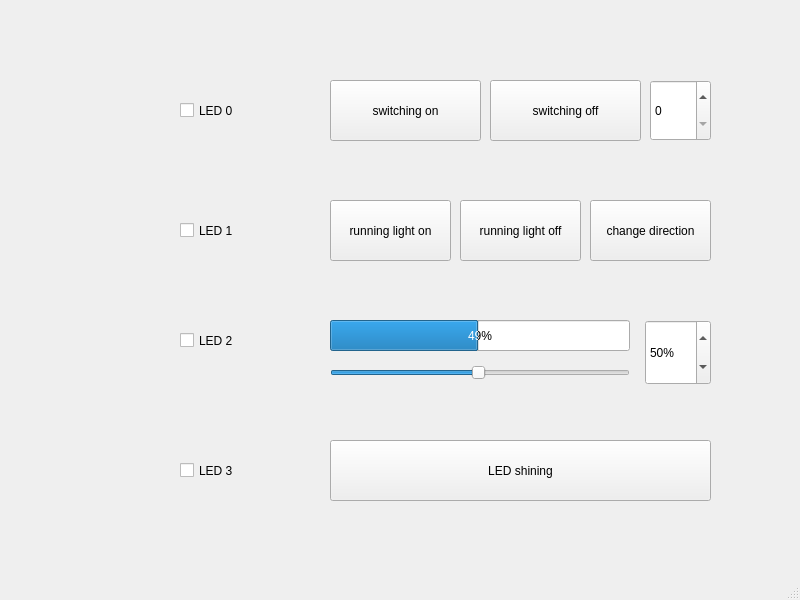
<?xml version="1.0" encoding="UTF-8"?>
<ui version="4.0">
 <class>MainWindow</class>
 <widget class="QMainWindow" name="MainWindow">
  <property name="geometry">
   <rect>
    <x>0</x>
    <y>0</y>
    <width>800</width>
    <height>600</height>
   </rect>
  </property>
  <property name="windowTitle">
   <string>MainWindow</string>
  </property>
  <widget class="QWidget" name="centralwidget">
   <widget class="QPushButton" name="ledShiningBtn">
    <property name="geometry">
     <rect>
      <x>330</x>
      <y>440</y>
      <width>381</width>
      <height>61</height>
     </rect>
    </property>
    <property name="shortcut">
     <string>S</string>
    </property>
    <property name="text">
     <string>LED shining</string>
    </property>
   </widget>
   <widget class="QLabel" name="ledLabel0">
    <property name="geometry">
     <rect>
      <x>90</x>
      <y>70</y>
      <width>71</width>
      <height>71</height>
     </rect>
    </property>
    <property name="text">
     <string/>
    </property>
    <property name="pixmap">
     <pixmap resource="file.qrc">:/new/prefix1/Lit_Redstone_Lamp_JE2_BE1.png</pixmap>
    </property>
    <property name="scaledContents">
     <bool>true</bool>
    </property>
   </widget>
   <widget class="QCheckBox" name="ledCheck0">
    <property name="geometry">
     <rect>
      <x>180</x>
      <y>80</y>
      <width>81</width>
      <height>61</height>
     </rect>
    </property>
    <property name="shortcut">
     <string>1</string>
    </property>
    <property name="text">
     <string>LED 0</string>
    </property>
   </widget>
   <widget class="QSlider" name="speedSlider">
    <property name="geometry">
     <rect>
      <x>330</x>
      <y>360</y>
      <width>300</width>
      <height>25</height>
     </rect>
    </property>
    <property name="minimum">
     <number>1</number>
    </property>
    <property name="maximum">
     <number>100</number>
    </property>
    <property name="value">
     <number>50</number>
    </property>
    <property name="orientation">
     <enum>Qt::Horizontal</enum>
    </property>
   </widget>
   <widget class="QPushButton" name="switchingOnBtn">
    <property name="geometry">
     <rect>
      <x>330</x>
      <y>80</y>
      <width>151</width>
      <height>61</height>
     </rect>
    </property>
    <property name="shortcut">
     <string>O</string>
    </property>
    <property name="text">
     <string>switching on</string>
    </property>
   </widget>
   <widget class="QPushButton" name="switchingOffBtn">
    <property name="geometry">
     <rect>
      <x>490</x>
      <y>80</y>
      <width>151</width>
      <height>61</height>
     </rect>
    </property>
    <property name="shortcut">
     <string>F</string>
    </property>
    <property name="text">
     <string>switching off</string>
    </property>
   </widget>
   <widget class="QPushButton" name="runningOnBtn">
    <property name="geometry">
     <rect>
      <x>330</x>
      <y>200</y>
      <width>121</width>
      <height>61</height>
     </rect>
    </property>
    <property name="shortcut">
     <string>R</string>
    </property>
    <property name="text">
     <string>running light on</string>
    </property>
   </widget>
   <widget class="QProgressBar" name="speedProgress">
    <property name="geometry">
     <rect>
      <x>330</x>
      <y>320</y>
      <width>300</width>
      <height>31</height>
     </rect>
    </property>
    <property name="minimum">
     <number>1</number>
    </property>
    <property name="value">
     <number>50</number>
    </property>
   </widget>
    <widget class="QSpinBox" name="speedSpinBox">
     <property name="geometry">
      <rect>
       <x>645</x>
       <y>320</y>
       <width>66</width>
       <height>65</height>
      </rect>
     </property>
     <property name="minimum">
      <number>1</number>
     </property>
     <property name="maximum">
      <number>100</number>
     </property>
     <property name="value">
      <number>50</number>
     </property>
     <property name="suffix">
      <string>%</string>
     </property>
    </widget>
   <widget class="QSpinBox" name="switchingRep">
    <property name="geometry">
     <rect>
      <x>650</x>
      <y>80</y>
      <width>61</width>
      <height>61</height>
     </rect>
    </property>
   </widget>
   <widget class="QPushButton" name="runningOffBtn">
    <property name="geometry">
     <rect>
      <x>460</x>
      <y>200</y>
      <width>121</width>
      <height>61</height>
     </rect>
    </property>
    <property name="shortcut">
     <string>X</string>
    </property>
    <property name="text">
     <string>running light off</string>
    </property>
   </widget>
   <widget class="QPushButton" name="changeDirBtn">
    <property name="geometry">
     <rect>
      <x>590</x>
      <y>200</y>
      <width>121</width>
      <height>61</height>
     </rect>
    </property>
    <property name="shortcut">
     <string>D</string>
    </property>
    <property name="text">
     <string>change direction</string>
    </property>
   </widget>
   <widget class="QLabel" name="ledLabel1">
    <property name="geometry">
     <rect>
      <x>90</x>
      <y>190</y>
      <width>71</width>
      <height>71</height>
     </rect>
    </property>
    <property name="text">
     <string/>
    </property>
    <property name="pixmap">
     <pixmap resource="file.qrc">:/new/prefix1/Lit_Redstone_Lamp_JE2_BE1.png</pixmap>
    </property>
    <property name="scaledContents">
     <bool>true</bool>
    </property>
   </widget>
   <widget class="QLabel" name="ledLabel2">
    <property name="geometry">
     <rect>
      <x>90</x>
      <y>310</y>
      <width>71</width>
      <height>71</height>
     </rect>
    </property>
    <property name="text">
     <string/>
    </property>
    <property name="pixmap">
     <pixmap resource="file.qrc">:/new/prefix1/Lit_Redstone_Lamp_JE2_BE1.png</pixmap>
    </property>
    <property name="scaledContents">
     <bool>true</bool>
    </property>
   </widget>
   <widget class="QLabel" name="ledLabel3">
    <property name="geometry">
     <rect>
      <x>90</x>
      <y>430</y>
      <width>71</width>
      <height>71</height>
     </rect>
    </property>
    <property name="text">
     <string/>
    </property>
    <property name="pixmap">
     <pixmap resource="file.qrc">:/new/prefix1/Lit_Redstone_Lamp_JE2_BE1.png</pixmap>
    </property>
    <property name="scaledContents">
     <bool>true</bool>
    </property>
   </widget>
   <widget class="QCheckBox" name="ledCheck1">
    <property name="geometry">
     <rect>
      <x>180</x>
      <y>200</y>
      <width>81</width>
      <height>61</height>
     </rect>
    </property>
    <property name="shortcut">
     <string>2</string>
    </property>
    <property name="text">
     <string>LED 1</string>
    </property>
   </widget>
   <widget class="QCheckBox" name="ledCheck2">
    <property name="geometry">
     <rect>
      <x>180</x>
      <y>310</y>
      <width>81</width>
      <height>61</height>
     </rect>
    </property>
    <property name="shortcut">
     <string>3</string>
    </property>
    <property name="text">
     <string>LED 2</string>
    </property>
   </widget>
   <widget class="QCheckBox" name="ledCheck3">
    <property name="geometry">
     <rect>
      <x>180</x>
      <y>440</y>
      <width>81</width>
      <height>61</height>
     </rect>
    </property>
    <property name="shortcut">
     <string>4</string>
    </property>
    <property name="text">
     <string>LED 3</string>
    </property>
   </widget>
  </widget>
  <widget class="QMenuBar" name="menubar">
   <property name="geometry">
    <rect>
     <x>0</x>
     <y>0</y>
     <width>800</width>
     <height>19</height>
    </rect>
   </property>
  </widget>
  <widget class="QStatusBar" name="statusbar"/>
 </widget>
 <resources>
  <include location="file.qrc"/>
 </resources>
 <connections>
  <connection>
   <sender>speedSlider</sender>
   <signal>valueChanged(int)</signal>
   <receiver>speedProgress</receiver>
   <slot>setValue(int)</slot>
   <hints>
    <hint type="sourcelabel">
     <x>594</x>
     <y>394</y>
    </hint>
    <hint type="destinationlabel">
     <x>596</x>
     <y>361</y>
    </hint>
   </hints>
  </connection>
  <connection>
   <sender>speedSlider</sender>
   <signal>valueChanged(int)</signal>
   <receiver>speedSpinBox</receiver>
   <slot>setValue(int)</slot>
  </connection>
  <connection>
   <sender>speedSpinBox</sender>
   <signal>valueChanged(int)</signal>
   <receiver>speedSlider</receiver>
   <slot>setValue(int)</slot>
  </connection>
  <connection>
   <sender>speedSpinBox</sender>
   <signal>valueChanged(int)</signal>
   <receiver>speedProgress</receiver>
   <slot>setValue(int)</slot>
  </connection>
 </connections>
</ui>
